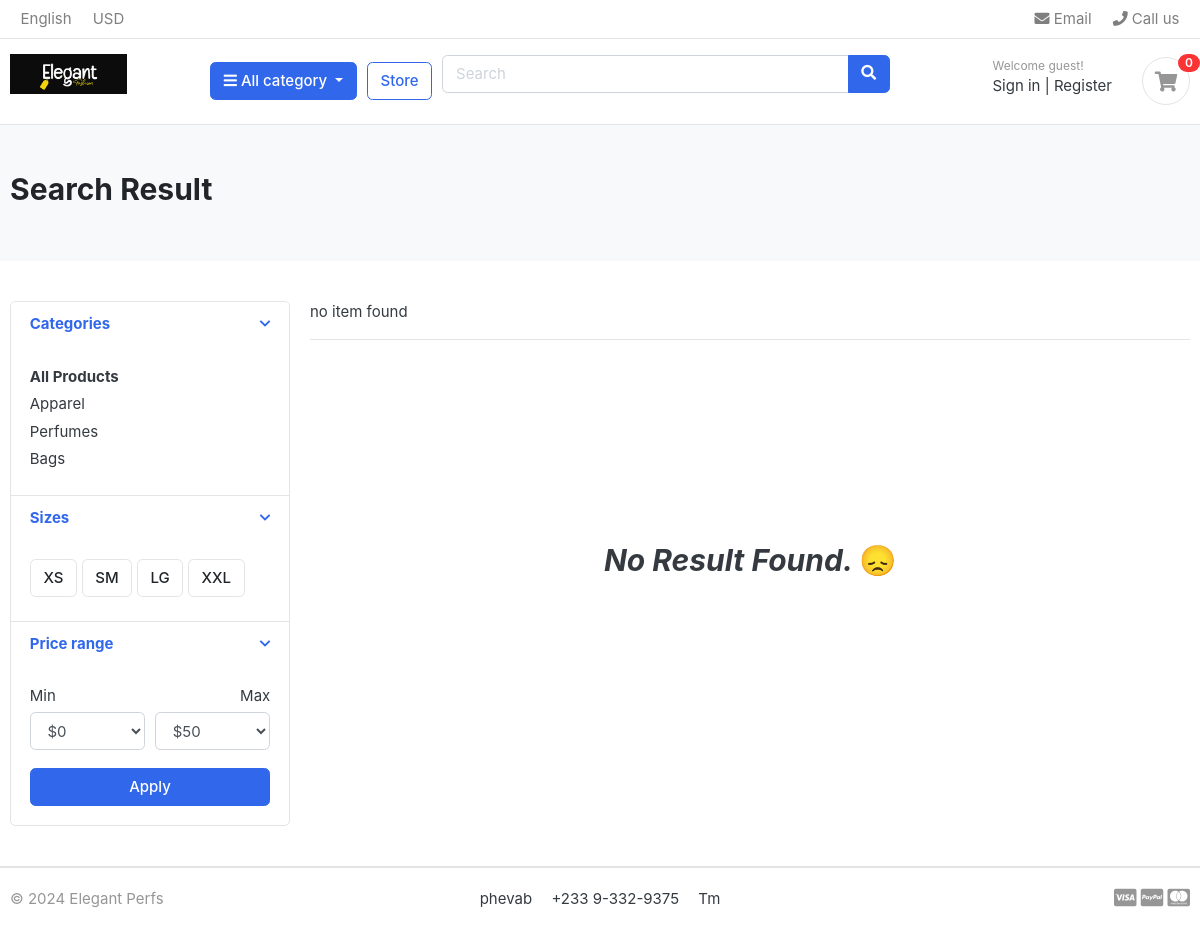
The app's page /store/search/, older data.
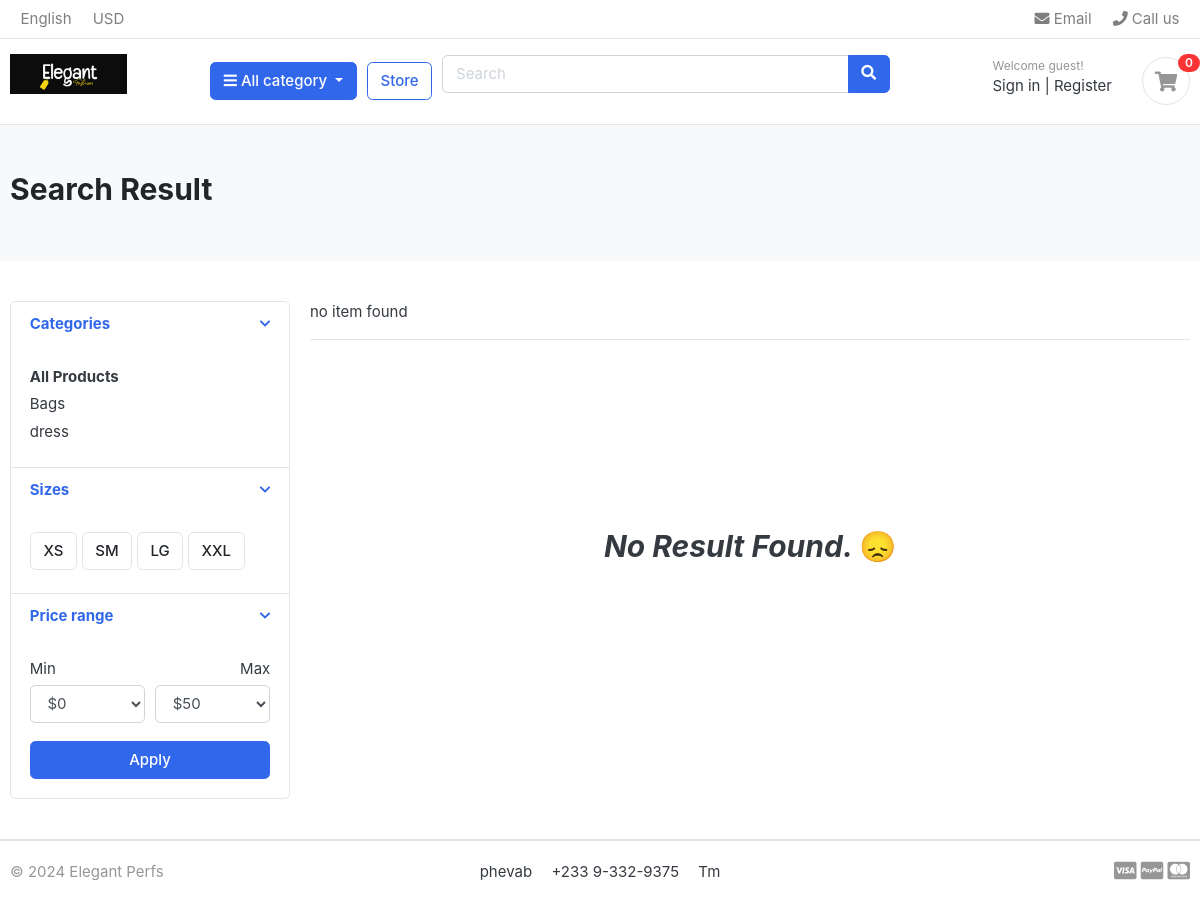
The same page, newer data.
### category/models.py (models this page shows, shortened)
class Category(models.Model):
    category_name = models.CharField(max_length=50, unique=True)
    slug  = models.SlugField(max_length=50, unique=True)
    description  = models.TextField(max_length=255, blank=True)
    cat_image  = models.ImageField(upload_to='photos/categories', blank=True)
    class Meta:
        verbose_name='category'
        verbose_name_plural='categories'
    def get_url(self):
        return reverse('products_by_category',args=[self.slug])

### store/views.py (the view, shortened to what this page needs)
# urls.py: path('search/', views.search, name='search'),
def search(request):
    products = []
    product_count = 0
    context = {
        'products': products,
        'product_count':product_count
    }
    return render(request, 'store.html', context  )

### carts/context_processors.py (called while the page is built)
def counter(request):
    cart_count = 0
    if 'admin' in request.path:
        return{}
    else:
        try:
            cart = Cart.objects.filter(cart_id = _cart_id(request))
            cart_items = CartItem.objects.all().filter(cart=cart[:1])
            for cart_item in cart_items:
                cart_count = cart_count + cart_item.quantity
        except Cart.DoesNotExist:
            cart_count = 0
    return dict(cart_count=cart_count)

### carts/views.py (called while the page is built)
def _cart_id(request):
    cart = request.session.session_key
    if not cart:
        cart = request.session.create()
    return cart

### category/context_processors.py (called while the page is built)
def menu_links(request):
    links = Category.objects.all()
    return dict(links=links)

### templates/store.html (shortened to what the changed rows need)
{% extends 'base.html' %}
{% load static %}
{% block content %}
    <section class="section-pagetop bg">
      <div class="container">
        {% if 'search' in request.path %}
         <h2 class="title-page">Search Result</h2>
        {% else %}
          <h2 class="title-page">Our Store</h2>
        {% endif %}
      </div>
    </section>
    <section class="section-content padding-y">
      <div class="container">
        <div class="row">
          <aside class="col-md-3">
            <div class="card">
              <article class="filter-group">
                <div
                  class="filter-content collapse show"
                  id="collapse_1"
                >
                  <div class="card-body">
                    <ul class="list-menu">
                      {% for category in links %}
                      <li><a href="{{category.get_url}}">{{category.category_name}} </a></li>
                      {% endfor %}
                    </ul>
                  </div>
                </div>
              </article>
            </div>
          </aside>
          <main class="col-md-9">
            <div class="row">
              {% if products %}
              {% for product in products  %}
              <div class="col-md-4">
                <figure class="card card-product-grid">
                  <div class="img-wrap">
                    <a href="{{product.get_url}}">
                    <img src="{{ product.images.url}}" />
                    </a>
                  </div>
                  <figcaption class="info-wrap">
                    <div class="fix-height">
                      <a href="{{product.get_url}}" class="title"
                        >{{ product.product_name}}</a
                      >
                      <div class="price-wrap mt-2">
                        <span class="price">{{ product.price}}</span>
                        <del class="price-old">{{ product.old_price}}</del>
                      </div>
                    </div>
                    <a href="{{ product.get_url }}" class="btn btn-block btn-primary"
                      >View Detail
                    </a>
                  </figcaption>
                </figure>
              </div>
              {% endfor %}
              {% else %}
                  <div style="text-align: center; position: absolute; top: 50%; left: 50%; transform: translate(-50%, -50%);">
                      <h2><em>No Result Found. </em>😞</h2>
                  </div>
              {% endif %}
            </div>
          </main>
        </div>
      </div>
    </section>
{% endblock %}

Row changes from the older to the newer data that the page shows:
removed Category: category_name "Apparel"
removed Category: category_name "Perfumes"
added Category: category_name "dress"
